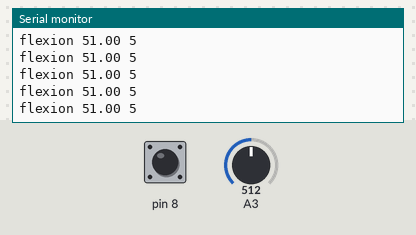
A sketch run on a simulated Arduino Uno, built with avr-gcc and run on an emulated ATmega328P. Shown: the last lines printed to the serial monitor. The test bench sets the inputs (shaded band); at power-on: A3 = 512, pin 8 HIGH.

Above: at 1.2 s.
1.3 s: A3 set to 991
At 2.1 s:
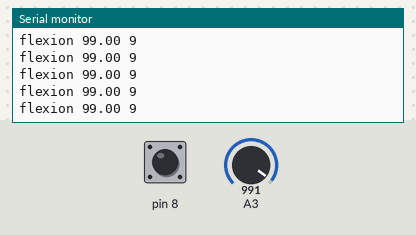
4.3 s: A3 set to 1012
At 5.2 s:
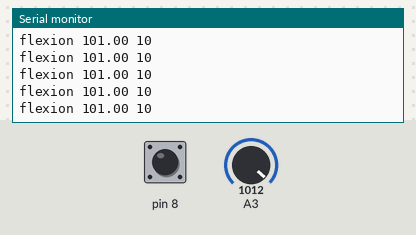
Timing chart, 0 to 7.3 s (numbered marks = the images above; inputs shaded):
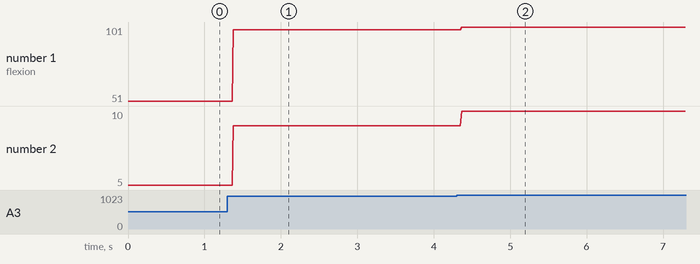

Measured:
- after the input at 1.3 s, the serial monitor: prints a new line after 0.08 s (image 1)
- after the input at 4.3 s, the serial monitor: prints a new line after 0.07 s (image 2)
- plotted number 1: 51 → 99 after the input at 1.3 s, 99 → 101 after the input at 4.3 s
- plotted number 2: 5 → 9 after the input at 1.3 s, 9 → 10 after the input at 4.3 s

The sketch:

test_transmission.ino
```cpp
int cycle_screen=0;
float st1, st3;
int sv4, sv2, value;
long output;
float test1=0, test3=0;

void setup() {
  pinMode (8, INPUT_PULLUP);
  pinMode (9, INPUT_PULLUP);
  pinMode (10, INPUT_PULLUP);
  Serial.begin(9600);
}

void loop() {
  if(cycle_screen==0){
    float value1= analogRead (A3)/10;
      if(test1<value1){
      test1=value1;
    }
    int value2= analogRead (A3)/100;
    Serial.print ("flexion");
    Serial.print (" ");
    Serial.print (test1);
    Serial.print (" ");
    Serial.println (value2);
    value = digitalRead (8);
    if (value==LOW){
      Serial.print ("pressed");
      st1=test1;
      sv2=value2;
      delay(500);
      cycle_screen++;
      }
    }

  if(cycle_screen==1){

    float value3= analogRead (A3)/10;
    if(test3<value3){
      test3=value3;
    }
    int value4 = analogRead (A3)/100;

    Serial.print ("extension");
    Serial.print (" ");
    Serial.print (test3);
    Serial.print (" ");
    Serial.println (value4);
    value = digitalRead (8);
    if (value==LOW){
      st3=test3;
      sv4=value4;
      cycle_screen++;
      delay(500);
    }
  }

  if (cycle_screen==2){
    Serial.print (st1);
    Serial.print ("\t");
    Serial.print (sv2);
    Serial.print ("\t");
    Serial.print (st3);
    Serial.print ("\t");
    Serial.print (sv4);
    Serial.println ();

  }

}
```
